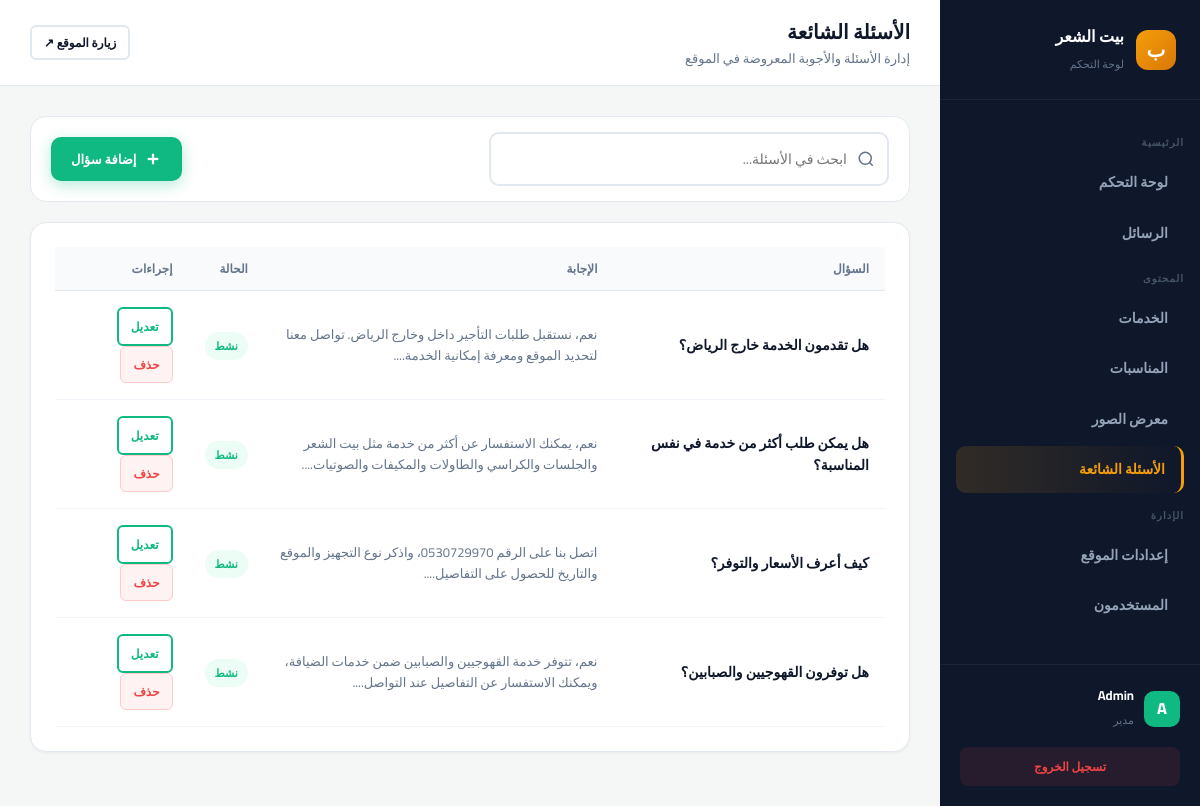
/admin/faqs.php (signed in), run on the app's committed database.
### tables this page shows
CREATE TABLE `faqs` (
  `id` int(11) NOT NULL,
  `question` varchar(500) NOT NULL,
  `answer` text NOT NULL,
  `sort_order` int(11) DEFAULT 0,
  `is_active` tinyint(1) DEFAULT 1,
  `created_at` timestamp NULL DEFAULT current_timestamp()
);

### admin/faqs.php (the view, shortened to what this page needs)
<?php
$pdo = get_pdo();
$items = $pdo->query("SELECT * FROM faqs ORDER BY sort_order ASC, id DESC")->fetchAll();
include __DIR__ . '/includes/header.php';
?>
<div class="filter-bar animate-up" style="justify-content: space-between; background: #fff; padding: 15px 20px; border-radius: 16px; border: 1px solid var(--border); margin-bottom: 20px;">
  <div class="search-box" style="max-width: 400px;">
    <svg width="18" height="18" viewBox="0 0 24 24" fill="none" stroke="currentColor" stroke-width="2"><circle cx="11" cy="11" r="8"/><line x1="21" y1="21" x2="16.65" y2="16.65"/></svg>
    <input type="text" id="liveSearch" placeholder="ابحث في الأسئلة...">
  </div>
  <button onclick="openFaqModal()" class="btn btn-primary">
    <svg width="18" height="18" viewBox="0 0 24 24" fill="none" stroke="currentColor" stroke-width="3"><line x1="12" y1="5" x2="12" y2="19"/><line x1="5" y1="12" x2="19" y2="12"/></svg>
    إضافة سؤال
  </button>
</div>
<div class="panel animate-up delay-1">
  <div class="table-responsive">
    <table class="table">
      <thead>
        <tr>
          <th>السؤال</th>
          <th>الإجابة</th>
          <th>الحالة</th>
          <th>إجراءات</th>
        </tr>
      </thead>
      <tbody>
        <?php if (empty($items)): ?>
          <tr><td colspan="4" style="text-align:center; padding: 40px; color: #64748b;">لا توجد أسئلة مضافة حالياً.</td></tr>
        <?php else: ?>
          <?php foreach ($items as $it): ?>
          <tr class="searchable-row">
            <td><strong><?= htmlspecialchars($it['question']) ?></strong></td>
            <td style="font-size: 13px; color: var(--muted); max-width: 400px;"><?= htmlspecialchars(mb_substr($it['answer'], 0, 100)) ?>...</td>
            <td>
              <?php if ($it['is_active']): ?>
                <span class="sc-status active">نشط</span>
              <?php else: ?>
                <span class="sc-status inactive">معطل</span>
              <?php endif; ?>
            </td>
            <td>
              <button onclick='editFaq(<?= htmlspecialchars(json_encode($it), ENT_QUOTES, "UTF-8") ?>)' class="btn btn-outline btn-sm" style="border-color:var(--primary); color:var(--primary);">تعديل</button>
              <form method="POST" data-confirm="حذف السؤال؟" style="display:inline;">
                <button type="submit" class="btn btn-danger btn-sm">حذف</button>
              </form>
            </td>
          </tr>
          <?php endforeach; ?>
        <?php endif; ?>
      </tbody>
    </table>
  </div>
</div>
<?php include __DIR__ . '/includes/footer.php'; ?>

### assets/css/admin.css (style rules this page uses)
:root { --bg: #f4f7f6; --panel: #ffffff; --ink: #0f172a; --muted: #64748b; --border: #e2e8f0; --primary: #10b981; --primary-hover: #059669; --gold: #f59e0b; --red: #ef4444; --blue: #3b82f6; --shadow-sm: 0 1px 3px rgba(0, 0, 0, 0.05); --shadow-md: 0 10px 25px rgba(0, 0, 0, 0.05); --shadow-lg: 0 20px 40px rgba(0, 0, 0, 0.08); --radius: 16px; --sidebar-w: 260px; }
* { margin: 0; padding: 0; box-sizing: border-box; }
body { font-family: 'Cairo', sans-serif; background: var(--bg); color: var(--ink); line-height: 1.6; overflow-x: hidden; }
button, input, select, textarea { font-family: inherit; font-size: inherit; }
button { cursor: pointer; border: none; background: none; }
.animate-up { animation: fadeInUp 0.5s cubic-bezier(0.2, 0.8, 0.2, 1) forwards; opacity: 0; }
.delay-1 { animation-delay: 0.1s; }
.panel { background: #fff; border-radius: var(--radius); border: 1px solid var(--border); padding: 24px; box-shadow: var(--shadow-sm); margin-bottom: 24px; }
.table-responsive { width: 100%; overflow-x: auto; }
.table { width: 100%; border-collapse: collapse; min-width: 600px; }
.table th { text-align: right; padding: 12px 16px; background: #f8fafc; font-size: 12px; font-weight: 800; color: var(--muted); border-bottom: 1px solid var(--border); }
.table td { padding: 16px; border-bottom: 1px solid #f1f5f9; font-size: 14px; vertical-align: middle; }
.filter-bar { display: flex; gap: 15px; margin-bottom: 20px; align-items: center; }
.search-box { flex: 1; position: relative; }
.search-box input { width: 100%; padding: 12px 40px 12px 16px; border: 2px solid var(--border); border-radius: 10px; font-size: 14px; background: #fff; outline: none; }
.search-box svg { position: absolute; right: 14px; top: 50%; transform: translateY(-50%); color: var(--muted); }
.btn { display: inline-flex; align-items: center; justify-content: center; gap: 8px; padding: 10px 20px; border-radius: 10px; font-size: 13px; font-weight: 800; transition: 0.2s; }
.btn-primary { background: var(--primary); color: #fff; box-shadow: 0 4px 15px rgba(16, 185, 129, 0.3); }
.btn-danger { background: #fef2f2; color: var(--red); border: 1px solid #fecaca; }
.btn-outline { background: #fff; border: 2px solid var(--border); color: var(--ink); }
.btn-sm { padding: 6px 12px; font-size: 12px; border-radius: 6px; }
.sc-status { font-size: 11px; font-weight: 800; padding: 4px 10px; border-radius: 20px; }
.sc-status.active { background: #ecfdf5; color: var(--primary); }

### data on the page
faqs: question "هل تقدمون الخدمة خارج الرياض؟", answer "نعم، نستقبل طلبات التأجير داخل وخارج الرياض. تواصل معنا لتحديد الموقع ومعرفة إمكانية الخدمة.", is_active "نشط"
faqs: question "هل يمكن طلب أكثر من خدمة في نفس المناسبة؟", answer "نعم، يمكنك الاستفسار عن أكثر من خدمة مثل بيت الشعر والجلسات والكراسي والطاولات والمكيفات والصوتيات.", is_active "نشط"
faqs: question "كيف أعرف الأسعار والتوفر؟", answer "اتصل بنا على الرقم 0530729970، واذكر نوع التجهيز والموقع والتاريخ للحصول على التفاصيل.", is_active "نشط"
faqs: question "هل توفرون القهوجيين والصبابين؟", answer "نعم، تتوفر خدمة القهوجيين والصبابين ضمن خدمات الضيافة، ويمكنك الاستفسار عن التفاصيل عند التواصل.", is_active "نشط"

### other printed values
mb_substr($user['name'],0,1) "A"
$user['name'] "Admin"
$pageTitle "الأسئلة الشائعة"
$pageSubtitle "إدارة الأسئلة والأجوبة المعروضة في الموقع"
